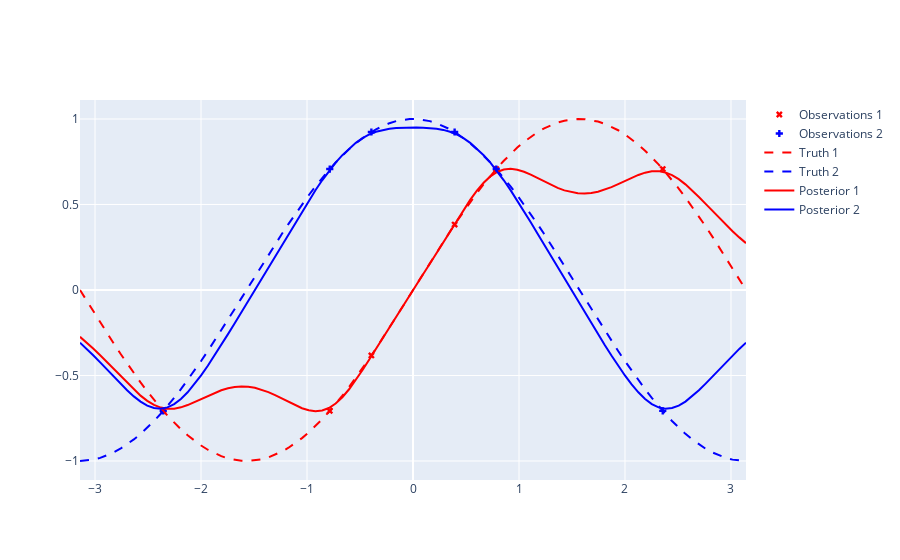

Here is the notebook cell this chart was saved with:
### Code cell
from test_surrogate import  fit_surrogate_model
import plotly.graph_objects as go
import numpy as np
import torch

x_bounds = torch.tensor([[-np.pi], [np.pi]])
x = torch.tensor(
    [
        [-3 * np.pi / 4],
        [-np.pi / 4],
        [-np.pi / 8],
        [np.pi / 8],
        [np.pi / 4],
        [3 * np.pi / 4],
    ],
)
y = torch.cat([torch.sin(x), torch.cos(x)], dim=-1).squeeze()
y_1d = torch.sin(x)
x_eval = torch.tensor([[-np.pi / 2], [0], [np.pi / 2]])
expected_y_pred = torch.tensor(
    [[-5.6474e-01, -8.0338e-02], [1.1183e-16, 9.4965e-01], [5.6474e-01, -8.0338e-02]],
    dtype=torch.float64,
)
expected_y_pred_1d = torch.tensor(
    [[-5.6474e-01], [1.1183e-16], [5.6474e-01]], dtype=torch.float64
)
x_eval_fine = np.linspace(-np.pi, np.pi, 100)

model = fit_surrogate_model(x, x_bounds, y, device="cpu", dtype=torch.float64, model="joint", normalise=False)

figure = go.Figure(
    data=[
    go.Scatter(
        x=x.squeeze().detach().cpu().numpy(),
        y=y[:, 0].detach().cpu().numpy(),
        mode="markers",
        marker_symbol="x",
        marker_color="red",
        name="Observations 1",
    ),
    go.Scatter(
        x=x.squeeze().detach().cpu().numpy(),
        y=y[:, 1].detach().cpu().numpy(),
        mode="markers",
        marker_symbol="cross",
        marker_color="blue",
        name="Observations 2",
    ),
    go.Scatter(
        x=x_eval_fine,
        y=np.sin(x_eval_fine),
        mode="lines",
        line_color="red",
        line_dash="dash",    
        name="Truth 1"
    ),
    go.Scatter(
        x=x_eval_fine,
        y=np.cos(x_eval_fine),
        mode="lines",
        line_color="blue",
        line_dash="dash",
        name="Truth 2"
    ),
    go.Scatter(
        x=x_eval_fine,
        y=model.posterior(torch.tensor(x_eval_fine).unsqueeze(-1)).mean[:, 0].detach().cpu().numpy(),
        mode="lines",
        line_color="red",
        name="Posterior 1"
    ),
    go.Scatter(
        x=x_eval_fine,
        y=model.posterior(torch.tensor(x_eval_fine).unsqueeze(-1)).mean[:, 1].detach().cpu().numpy(),
        mode="lines",
        line_color="blue",
        name="Posterior 2"
    )
    ]
)
figure.show()
